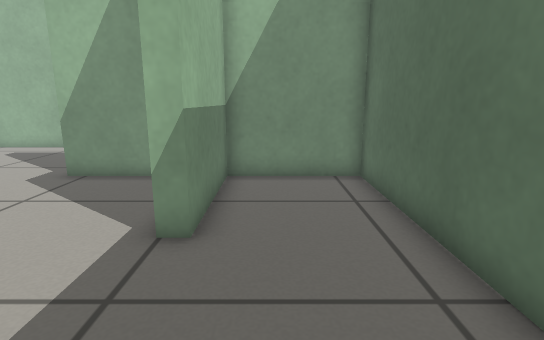
[1] (above)

12 first-person views from a walk through a world built for the Gazebo simulator. The camera is 0.59 m above the floor, tilts 12° down and sees 80° across. The floor is counted in squares, 0.25 m on a side. Each view is taken from the middle of a square. On the plan, view 1 faces up. The plan holds only what a view shows up to about 19 squares ahead; the rest is blank.

[2]
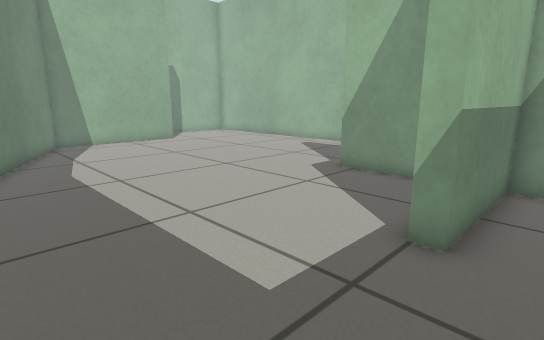

[3]
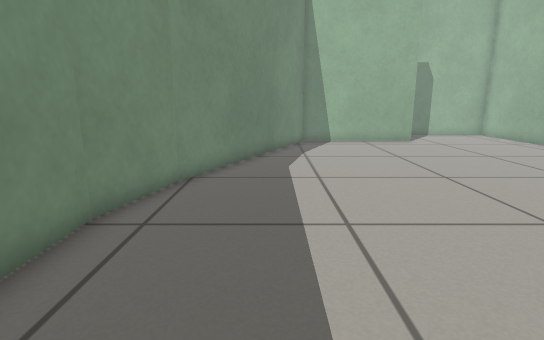

[4]
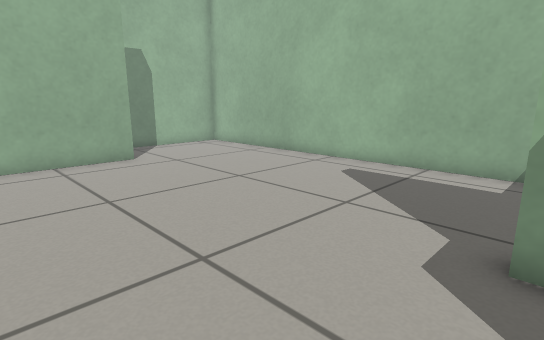

[5]
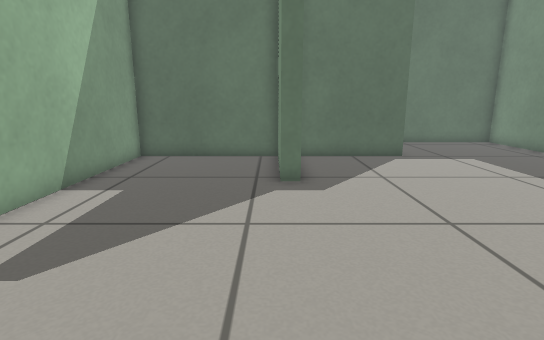

[6]
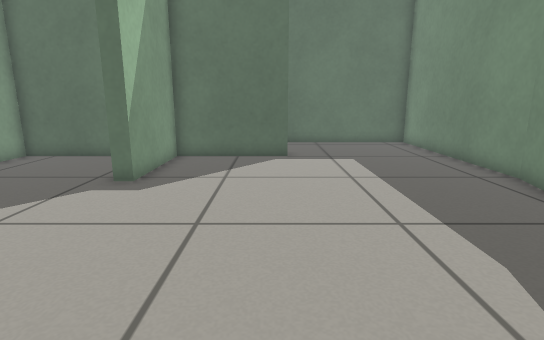

[7]
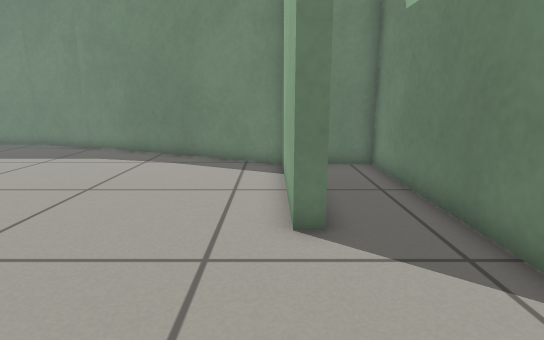

[8]
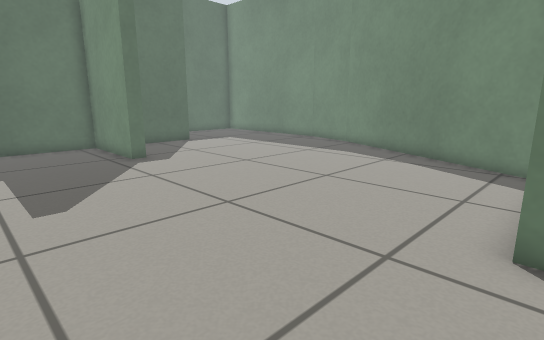

[9]
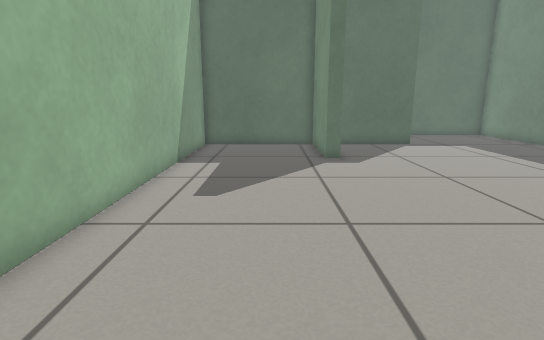

[10]
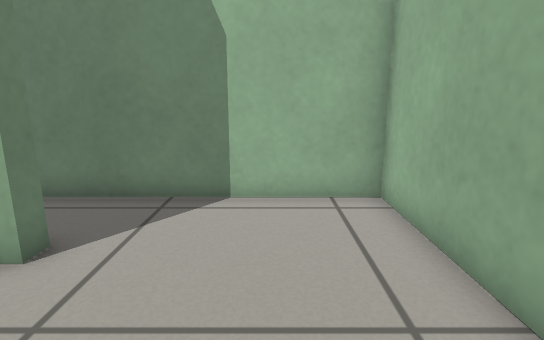

[11]
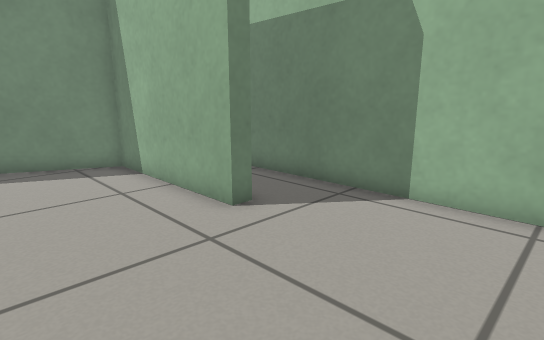

[12]
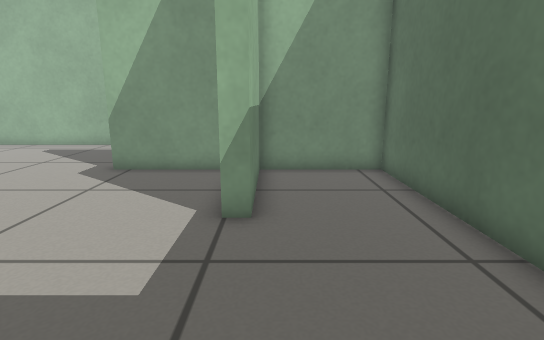

### Floor plan
Points are (right, up) in squares from view 1. A wall is a line through its corners. A room is listed if a view was taken in it or the views show most of it. See-through windows are left out.
Room 1 (views 1, 2, 3, 4, 5, 6, 7, 8, 9, 10, 11, 12)
walls: (-9.5, -0.8) (-6.1, -1.7); (-20, 10.3) (-19.4, 10.3) (-19.4, 3.8) (-9.4, -0.8); (-6.2, -1.7) (2.8, -1.7) (2.8, 10.1) (-1.4, 10.1) (-1.4, 5.3) (-2, 5.3) (-2, 10.1) (-6.6, 10.1) (-6.6, 10.7) (-2, 10.7) (-2, 16.7) (-22.8, 16.7) (-22.8, 3.9) (-21, 3.9)

Where each view was taken, in squares from view 1:
view 1: 0 up, 0 right, facing up
view 2: 0 up, 0 right, facing up-left
view 3: 2 up, 0 right, facing left
view 4: 5 up, 6 left, facing up-left
view 5: 11 up, 16 left, facing right
view 6: 6 up, 16 left, facing right
view 7: 16 up, 19 left, facing down
view 8: 16 up, 20 left, facing down-right
view 9: 13 up, 20 left, facing right
view 10: 14 up, 15 left, facing left
view 11: 16 up, 15 left, facing down-left
view 12: 1 down, 1 left, facing up
